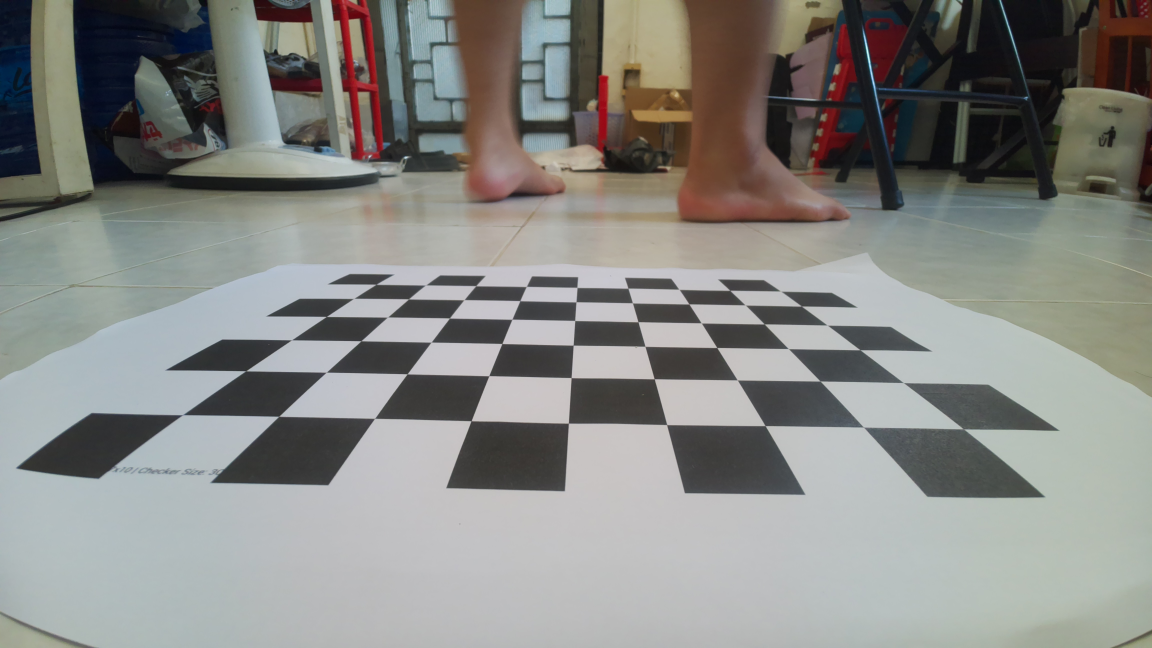
#> input picture scripts/camera_calibration/calibration_image/calib_00.jpg, 4608 x 2592 px (shown at 1/4 size); its folder holds only this picture in this run
$ python calibrate.py
#> lines starting #> are read from the running program, lines starting #| are printed output that depends on the picture
import cv2
import numpy as np
import glob
import os

# --- GLOBAL SETTINGS ---
# Số lượng ĐIỂM GIAO CẮT bên trong bàn cờ (Ngang, Dọc)
CHESSBOARD_CORNERS = (9, 6)

# Kích thước thực tế của 1 ô vuông (đơn vị: mét). 3cm = 0.03m
SQUARE_SIZE = 0.03

class PerceptionModule:
    def __init__(self, camera_matrix_file='camera_calib.npz'):
        self.camera_matrix = None
        self.dist_coeffs = None
        self.calib_file = camera_matrix_file

        if os.path.exists(self.calib_file):
            self.load_calibration()
#> (reads scripts/camera_calibration/camera_calib.npz from the repository)

    def calibrate_camera(self, images_folder):
        """
        Đọc ảnh gốc, tìm điểm giao cắt, hiển thị trực quan và tính ma trận camera.
        """
#> called with images_folder = 'calibration_image'
        print(f"[INFO] Bắt đầu quá trình Camera Calibration từ thư mục: {images_folder}")

        # Tiêu chí dừng cho thuật toán tinh chỉnh tọa độ điểm ảnh sub-pixel
        criteria = (cv2.TERM_CRITERIA_EPS + cv2.TERM_CRITERIA_MAX_ITER, 30, 0.001)

        # Chuẩn bị tọa độ các điểm 3D trong không gian thực (Z = 0)
        objp = np.zeros((CHESSBOARD_CORNERS[0] * CHESSBOARD_CORNERS[1], 3), np.float32)
        objp[:, :2] = np.mgrid[0:CHESSBOARD_CORNERS[0], 0:CHESSBOARD_CORNERS[1]].T.reshape(-1, 2)
        objp = objp * SQUARE_SIZE

        objpoints = [] # Lưu điểm 3D trong không gian thực
        imgpoints = [] # Lưu điểm 2D trên mặt phẳng ảnh

        # Lấy danh sách tất cả ảnh jpg
        images = glob.glob(f'{images_folder}/*.jpg')
        if not images:
            print("[ERROR] Không tìm thấy ảnh. Vui lòng kiểm tra lại đường dẫn!")
            return False

        # Biến lưu kích thước ảnh tự động
        frame_size = None

        for fname in images:
            img = cv2.imread(fname)
#> img is the input picture: shape (2592, 4608, 3); mean B, G, R 132, 135.5, 134.9
            if img is None:
                continue

            gray = cv2.cvtColor(img, cv2.COLOR_BGR2GRAY)
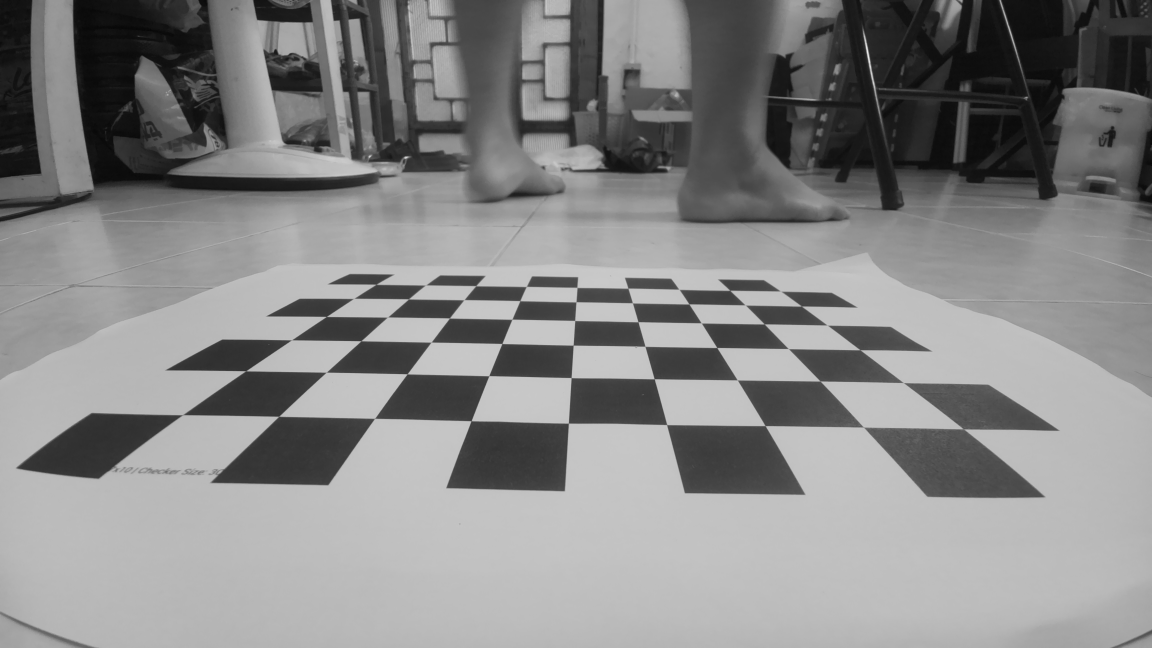
#> gray: shape (2592, 4608) (shown at 1/4 size); min 4, max 242, mean 134.9

            # Tự động cập nhật kích thước từ ảnh đọc được (Width, Height)
            if frame_size is None:
                frame_size = gray.shape[::-1]
#> frame_size = (4608, 2592)

            # Tìm các điểm giao cắt
            ret, corners = cv2.findChessboardCorners(gray, CHESSBOARD_CORNERS, None)
#> ret = True; corners = 54 rows, first 8: [1506, 1138.5], [1703.7, 1140.3], [1904.5, 1144.5], [2106.5, 1147.5], [2309, 1151.5], [2513.5, 1154], [2717.2, 1157.3], [2920, 1162.5]

            if ret == True:
                objpoints.append(objp)

                # Tinh chỉnh độ chính xác của các điểm tìm được
                corners2 = cv2.cornerSubPix(gray, corners, (11, 11), (-1, -1), criteria)
#> corners2 = 54 rows, first 8: [1505.7, 1138.4], [1704.1, 1141.4], [1904.8, 1144.4], [2106.7, 1147.1], [2309.3, 1150.8], [2513.2, 1153.9], [2717.2, 1158.4], [2920.5, 1162.4]
                imgpoints.append(corners2)

                # --- VISUALIZATION: Vẽ và hiển thị kết quả ---
                # Thu nhỏ ảnh lại một chút để hiển thị vừa màn hình laptop
                display_img = img.copy()
                cv2.drawChessboardCorners(display_img, CHESSBOARD_CORNERS, corners2, ret)
                display_img = cv2.resize(display_img, (960, 540))
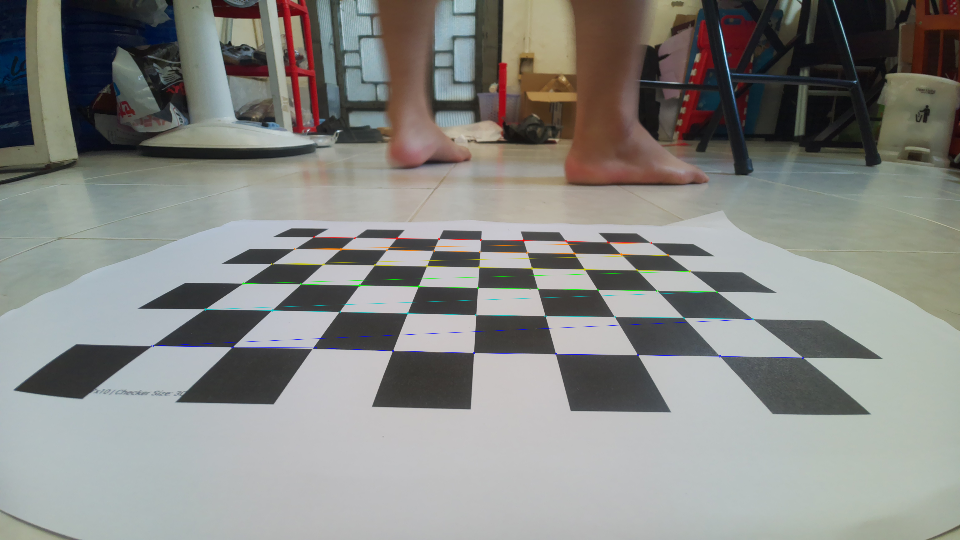
#> display_img: shape (540, 960, 3); mean B, G, R 131.9, 135.5, 134.7

                cv2.imshow('Camera Calibration - Dang tim diem...', display_img)
                cv2.waitKey(500) # Dừng 0.5 giây để bạn kịp nhìn, có thể đổi thành 1 để bấm phím qua ảnh
            else:
                print(f"[WARNING] Bỏ qua ảnh {fname} vì không nhận diện đủ {CHESSBOARD_CORNERS} điểm.")

        cv2.destroyAllWindows()

        if len(objpoints) == 0:
            print("[ERROR] Không tìm thấy bàn cờ trong bất kỳ ảnh nào. Hãy kiểm tra lại CHESSBOARD_CORNERS.")
            return False

        print(f"[INFO] Đã trích xuất thành công dữ liệu từ {len(objpoints)}/{len(images)} bức ảnh.")
        print(f"[INFO] Đang giải hệ phương trình tính ma trận với kích thước ảnh: {frame_size}...")
#> (printed output is left out)

        # Tính toán ma trận
        ret, mtx, dist, rvecs, tvecs = cv2.calibrateCamera(objpoints, imgpoints, frame_size, None, None)
#> ret = 3.4; mtx = [[2002.2, 0, 2374.4], [0, 2168, 1311], [0, 0, 1]]; dist = [[-0.0686, 0.157, -3.2e-05, 0.0116, -0.101]]; rvecs = ([-1.24, -0.0284, 0.00151],); tvecs = ([-0.13, -0.0243, 0.292],)

        self.camera_matrix = mtx
#> self.camera_matrix = [[2002.2, 0, 2374.4], [0, 2168, 1311], [0, 0, 1]]
        self.dist_coeffs = dist
#> self.dist_coeffs = [[-0.0686, 0.157, -3.2e-05, 0.0116, -0.101]]

        # Lưu thông số
        np.savez(self.calib_file, mtx=mtx, dist=dist)
        print(f"[INFO] Calibration thành công xuất sắc. Đã lưu thông số tại: {self.calib_file}")

        return True

    def load_calibration(self):
        """Tải thông số calib từ file."""
        with np.load(self.calib_file) as data:
            self.camera_matrix = data['mtx']
            self.dist_coeffs = data['dist']
        print(f"[INFO] Đã tải thông số Camera Calibration từ {self.calib_file}.")

    def undistort_frame(self, frame):
        """Nắn thẳng ảnh dựa trên ma trận (Tự động thích ứng mọi độ phân giải)."""
        if self.camera_matrix is None or self.dist_coeffs is None:
            return frame

        h, w = frame.shape[:2]
#> h = 2592; w = 4608
        new_camera_mtx, roi = cv2.getOptimalNewCameraMatrix(self.camera_matrix, self.dist_coeffs, (w,h), 1, (w,h))
#> new_camera_mtx = [[1353.9, 0, 1605.5], [0, 1639.8, 1520.5], [0, 0, 1]]; roi = (0, 535, 3111, 1948)

        # Nắn thẳng
        undistorted_img = cv2.undistort(frame, self.camera_matrix, self.dist_coeffs, None, new_camera_mtx)
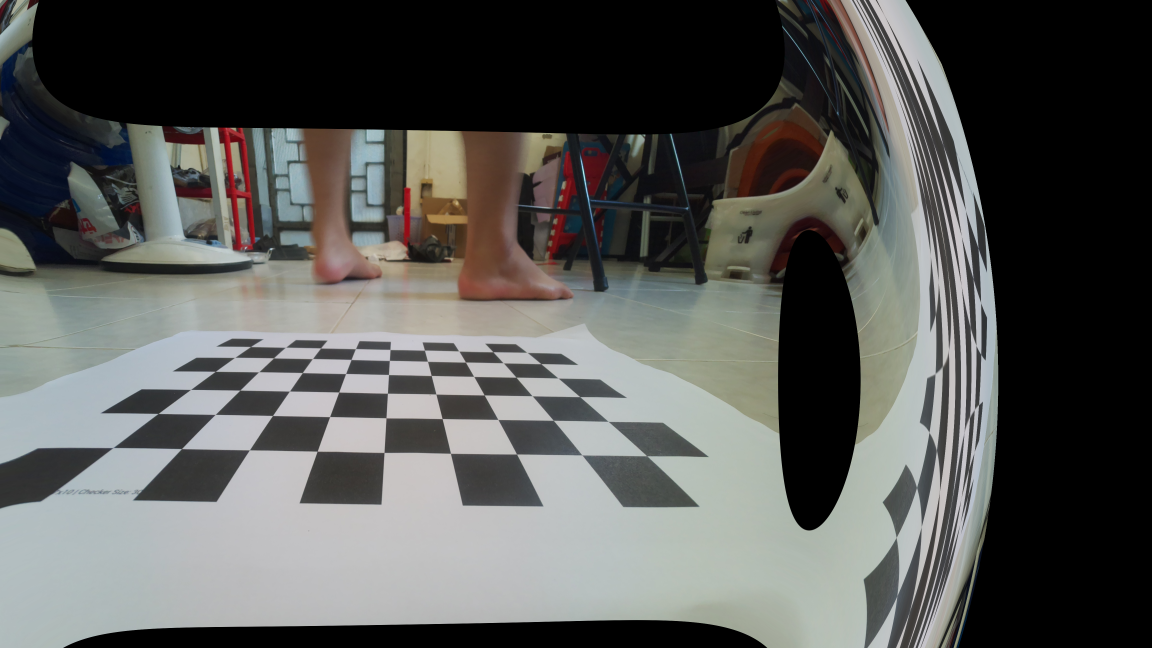
#> undistorted_img: shape (2592, 4608, 3) (shown at 1/4 size); mean B, G, R 87, 89.4, 88.7

        # Cắt bỏ phần viền đen bị kéo giãn
        x, y, crop_w, crop_h = roi
#> x = 0; y = 535; crop_w = 3111; crop_h = 1948
        undistorted_img = undistorted_img[y:y+crop_h, x:x+crop_w]
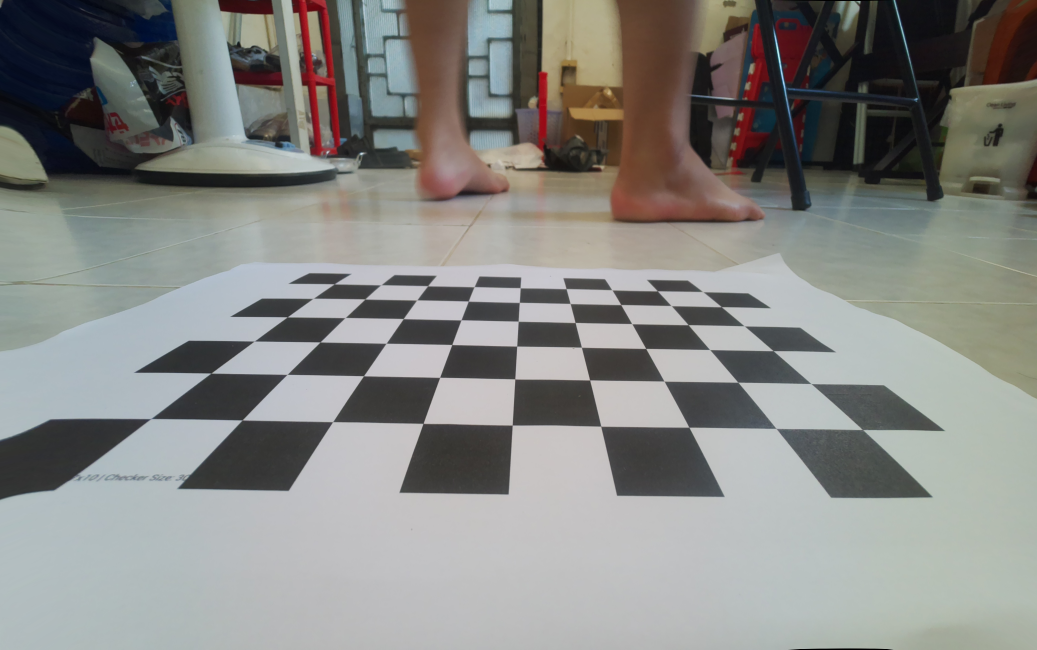
#> undistorted_img: shape (1948, 3111, 3) (shown at 1/3 size); mean B, G, R 131.8, 135.1, 134.5

        return undistorted_img

# ==========================================
# KHỐI LỆNH CHẠY THỬ NGHIỆM
# ==========================================
if __name__ == "__main__":
    # Khởi tạo module
    vision = PerceptionModule()

    # 1. Chạy quá trình lấy mẫu và tính toán (Thư mục của bạn tên là 'calibration_image')
    success = vision.calibrate_camera('calibration_image')

    # 2. Test thử việc khử méo trên bức ảnh đầu tiên
    if success:
        # Lấy thử 1 file ảnh bất kỳ trong thư mục để test
        test_images = glob.glob('calibration_image/*.jpg')
        if test_images:
            test_img = cv2.imread(test_images[0])

            print("[INFO] Đang áp dụng khử méo (Undistort) cho ảnh test...")
            fixed_img = vision.undistort_frame(test_img)

            cv2.imwrite('test_original.jpg', test_img)
            cv2.imwrite('test_undistorted.jpg', fixed_img)

            print("[INFO] HOÀN TẤT! Hãy mở 2 file 'test_original.jpg' và 'test_undistorted.jpg' để so sánh.")
